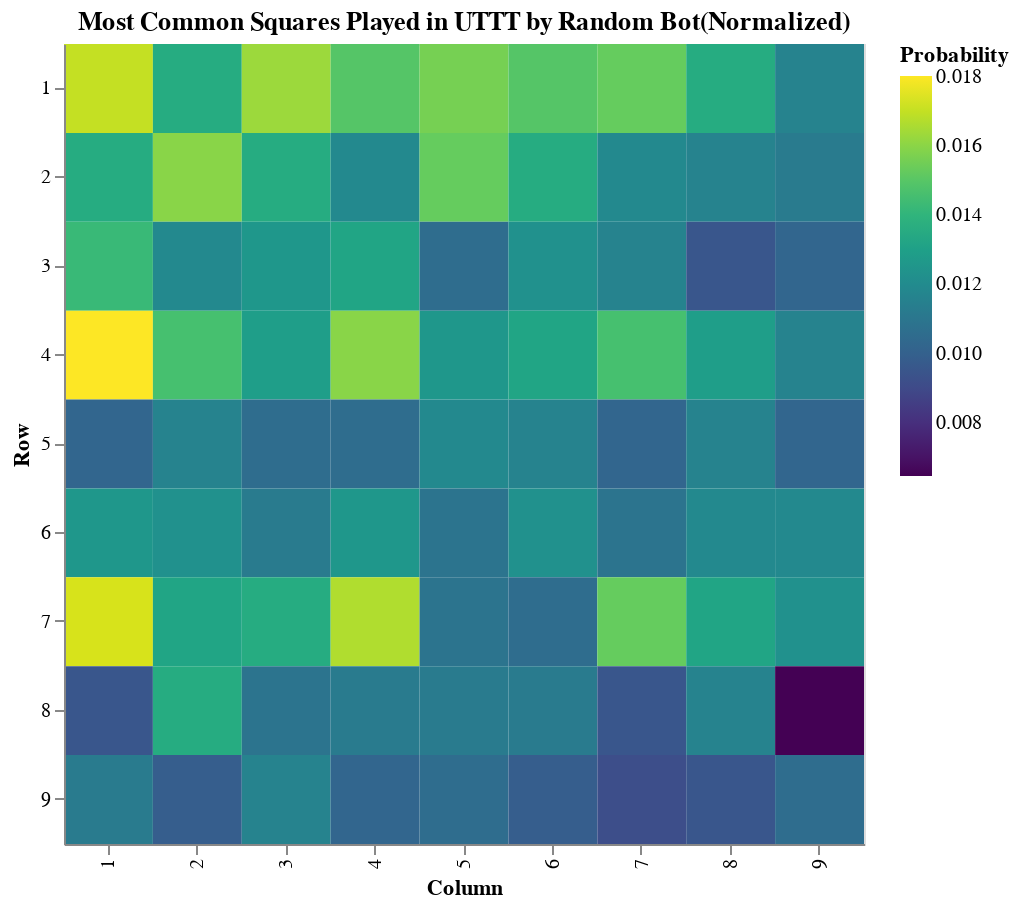

The cell this chart's notebook holds for it:
### Code cell
import json
import pandas as pd
import altair as alt

# Load telemetry data from JSON file
with open('telemetry (5).json') as f:
    telemetry_data = json.load(f)

# Extract moves from telemetry data
moves = [
    (event['details']['largerBoardNotation'], event['details']['cellNotation'])
    for event in telemetry_data
    if event['eventType'] == 'move'
]

# Map the moves to the overall 9x9 grid positions
def map_to_grid(largerBoardNotation, cellNotation):
    # Larger board positions
    board_row = (largerBoardNotation - 1) // 3
    board_col = (largerBoardNotation - 1) % 3
    # Cell positions
    cell_row = (cellNotation - 1) // 3
    cell_col = (cellNotation - 1) % 3
    # Overall positions in the 9x9 grid
    grid_row = board_row * 3 + cell_row + 1
    grid_col = board_col * 3 + cell_col + 1
    return grid_row, grid_col

# Apply the mapping
grid_positions = [map_to_grid(move[0], move[1]) for move in moves]

# Create a dataframe with the frequency of cell choices
df = pd.DataFrame(grid_positions, columns=['y', 'x'])
df['frequency'] = 1
df = df.groupby(['y', 'x']).sum().reset_index()

# Normalize the frequencies to get probabilities
total_moves = df['frequency'].sum()
df['probability'] = df['frequency'] / total_moves

# Ensure all cells are represented
all_cells = pd.DataFrame([(i, j) for i in range(1, 10) for j in range(1, 10)], columns=['y', 'x'])
df = pd.merge(all_cells, df, on=['y', 'x'], how='left').fillna(0)

# Create the heatmap
heatmap = alt.Chart(df).mark_rect().encode(
    x=alt.X('x:O', title='Column', axis=alt.Axis(tickCount=9, grid=False)),
    y=alt.Y('y:O', title='Row', axis=alt.Axis(tickCount=9, grid=False)),
    color=alt.Color('probability:Q', title='Probability', scale=alt.Scale(scheme='viridis'))
).properties(
    width=400,
    height=400,
    title='Most Common Squares Played in UTTT by Random Bot(Normalized)'
)

# Display the heatmap
heatmap

### Figure 1 — Vega-Lite specification as saved in the notebook (floating-point values rounded to 4 significant figures)
{"config": {"view": {"continuousWidth": 300, "continuousHeight": 300}}, "data": {"name": "data-ac1a07355019a50ef91c8b97f68be7cd"}, "mark": {"type": "rect"}, "encoding": {"color": {"field": "probability", "scale": {"scheme": "viridis"}, "title": "Probability", "type": "quantitative"}, "x": {"axis": {"grid": false, "tickCount": 9}, "field": "x", "title": "Column", "type": "ordinal"}, "y": {"axis": {"grid": false, "tickCount": 9}, "field": "y", "title": "Row", "type": "ordinal"}}, "height": 400, "title": "Most Common Squares Played in UTTT by Random Bot(Normalized)", "width": 400, "$schema": "https://vega.github.io/schema/vega-lite/v5.8.0.json", "datasets": {"data-ac1a07355019a50ef91c8b97f68be7cd": [{"y": 1, "x": 1, "frequency": 50, "probability": 0.01701}, {"y": 1, "x": 2, "frequency": 40, "probability": 0.01361}, {"y": 1, "x": 3, "frequency": 48, "probability": 0.01633}, {"y": 1, "x": 4, "frequency": 44, "probability": 0.01497}, {"y": 1, "x": 5, "frequency": 46, "probability": 0.01565}, {"y": 1, "x": 6, "frequency": 44, "probability": 0.01497}, {"y": 1, "x": 7, "frequency": 45, "probability": 0.01531}, {"y": 1, "x": 8, "frequency": 40, "probability": 0.01361}, {"y": 1, "x": 9, "frequency": 34, "probability": 0.01156}, {"y": 2, "x": 1, "frequency": 40, "probability": 0.01361}, {"y": 2, "x": 2, "frequency": 47, "probability": 0.01599}, {"y": 2, "x": 3, "frequency": 40, "probability": 0.01361}, {"y": 2, "x": 4, "frequency": 35, "probability": 0.0119}, {"y": 2, "x": 5, "frequency": 45, "probability": 0.01531}, {"y": 2, "x": 6, "frequency": 40, "probability": 0.01361}, {"y": 2, "x": 7, "frequency": 35, "probability": 0.0119}, {"y": 2, "x": 8, "frequency": 34, "probability": 0.01156}, {"y": 2, "x": 9, "frequency": 33, "probability": 0.01122}, {"y": 3, "x": 1, "frequency": 42, "probability": 0.01429}, {"y": 3, "x": 2, "frequency": 35, "probability": 0.0119}, {"y": 3, "x": 3, "frequency": 37, "probability": 0.01259}, {"y": 3, "x": 4, "frequency": 39, "probability": 0.01327}, {"y": 3, "x": 5, "frequency": 31, "probability": 0.01054}, {"y": 3, "x": 6, "frequency": 36, "probability": 0.01224}, {"y": 3, "x": 7, "frequency": 34, "probability": 0.01156}, {"y": 3, "x": 8, "frequency": 28, "probability": 0.009524}, {"y": 3, "x": 9, "frequency": 30, "probability": 0.0102}, {"y": 4, "x": 1, "frequency": 53, "probability": 0.01803}, {"y": 4, "x": 2, "frequency": 43, "probability": 0.01463}, {"y": 4, "x": 3, "frequency": 38, "probability": 0.01293}, {"y": 4, "x": 4, "frequency": 47, "probability": 0.01599}, {"y": 4, "x": 5, "frequency": 37, "probability": 0.01259}, {"y": 4, "x": 6, "frequency": 39, "probability": 0.01327}, {"y": 4, "x": 7, "frequency": 43, "probability": 0.01463}, {"y": 4, "x": 8, "frequency": 38, "probability": 0.01293}, {"y": 4, "x": 9, "frequency": 34, "probability": 0.01156}, {"y": 5, "x": 1, "frequency": 30, "probability": 0.0102}, {"y": 5, "x": 2, "frequency": 34, "probability": 0.01156}, {"y": 5, "x": 3, "frequency": 31, "probability": 0.01054}, {"y": 5, "x": 4, "frequency": 31, "probability": 0.01054}, {"y": 5, "x": 5, "frequency": 35, "probability": 0.0119}, {"y": 5, "x": 6, "frequency": 34, "probability": 0.01156}, {"y": 5, "x": 7, "frequency": 30, "probability": 0.0102}, {"y": 5, "x": 8, "frequency": 34, "probability": 0.01156}, {"y": 5, "x": 9, "frequency": 30, "probability": 0.0102}, {"y": 6, "x": 1, "frequency": 37, "probability": 0.01259}, {"y": 6, "x": 2, "frequency": 36, "probability": 0.01224}, {"y": 6, "x": 3, "frequency": 33, "probability": 0.01122}, {"y": 6, "x": 4, "frequency": 37, "probability": 0.01259}, {"y": 6, "x": 5, "frequency": 32, "probability": 0.01088}, {"y": 6, "x": 6, "frequency": 36, "probability": 0.01224}, {"y": 6, "x": 7, "frequency": 32, "probability": 0.01088}, {"y": 6, "x": 8, "frequency": 35, "probability": 0.0119}, {"y": 6, "x": 9, "frequency": 35, "probability": 0.0119}, {"y": 7, "x": 1, "frequency": 51, "probability": 0.01735}, {"y": 7, "x": 2, "frequency": 39, "probability": 0.01327}, {"y": 7, "x": 3, "frequency": 40, "probability": 0.01361}, {"y": 7, "x": 4, "frequency": 49, "probability": 0.01667}, {"y": 7, "x": 5, "frequency": 32, "probability": 0.01088}, {"y": 7, "x": 6, "frequency": 31, "probability": 0.01054}, {"y": 7, "x": 7, "frequency": 45, "probability": 0.01531}, {"y": 7, "x": 8, "frequency": 39, "probability": 0.01327}, {"y": 7, "x": 9, "frequency": 36, "probability": 0.01224}, {"y": 8, "x": 1, "frequency": 28, "probability": 0.009524}, {"y": 8, "x": 2, "frequency": 40, "probability": 0.01361}, {"y": 8, "x": 3, "frequency": 32, "probability": 0.01088}, {"y": 8, "x": 4, "frequency": 33, "probability": 0.01122}, {"y": 8, "x": 5, "frequency": 33, "probability": 0.01122}, {"y": 8, "x": 6, "frequency": 33, "probability": 0.01122}, {"y": 8, "x": 7, "frequency": 28, "probability": 0.009524}, {"y": 8, "x": 8, "frequency": 34, "probability": 0.01156}, {"y": 8, "x": 9, "frequency": 19, "probability": 0.006463}, {"y": 9, "x": 1, "frequency": 33, "probability": 0.01122}, {"y": 9, "x": 2, "frequency": 29, "probability": 0.009864}, {"y": 9, "x": 3, "frequency": 34, "probability": 0.01156}, {"y": 9, "x": 4, "frequency": 30, "probability": 0.0102}, {"y": 9, "x": 5, "frequency": 31, "probability": 0.01054}, {"y": 9, "x": 6, "frequency": 29, "probability": 0.009864}, {"y": 9, "x": 7, "frequency": 27, "probability": 0.009184}, {"y": 9, "x": 8, "frequency": 28, "probability": 0.009524}, {"y": 9, "x": 9, "frequency": 31, "probability": 0.01054}]}}
